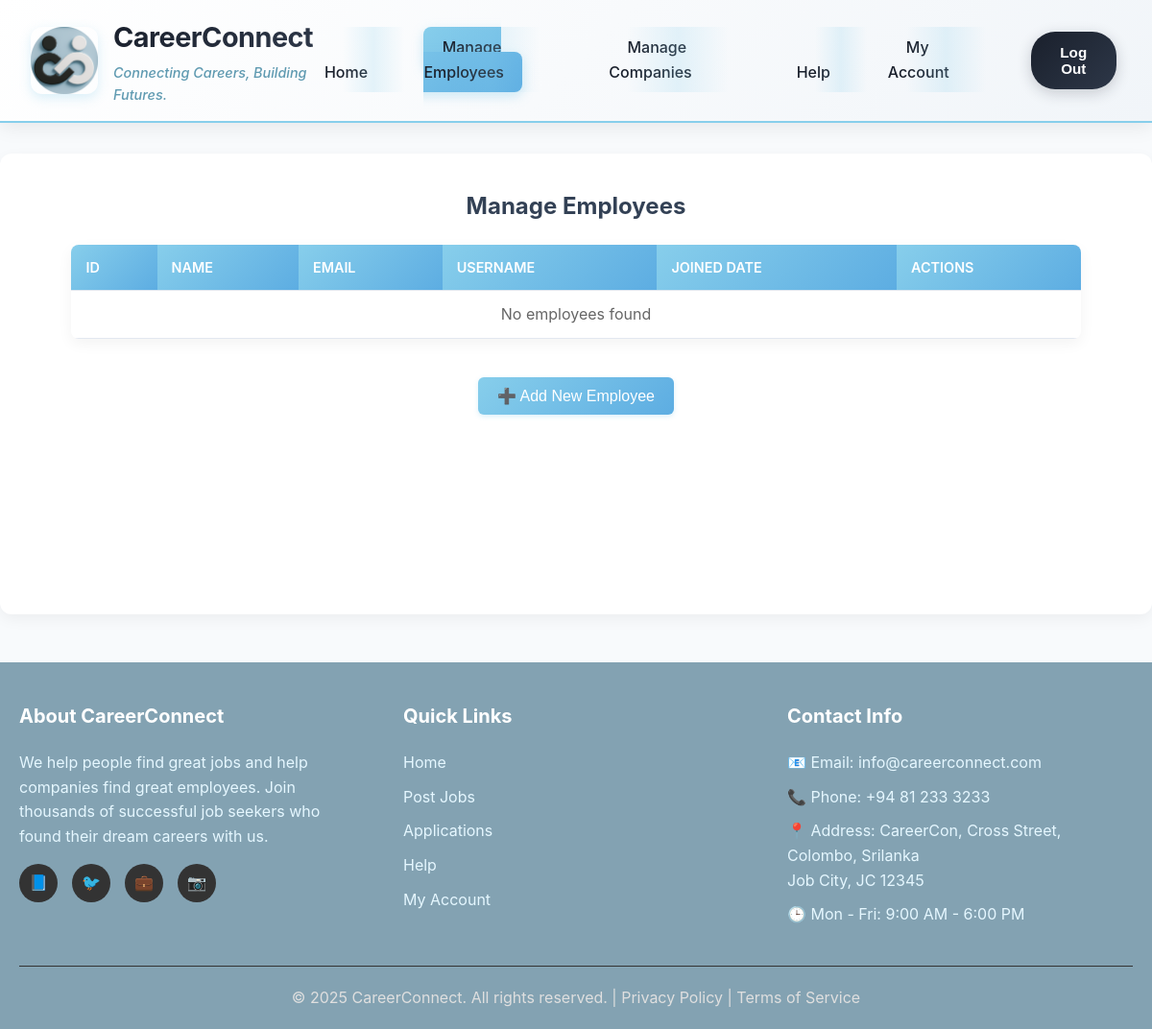
/Admin/manage_employees.php, run on an earlier commit of the app's database.
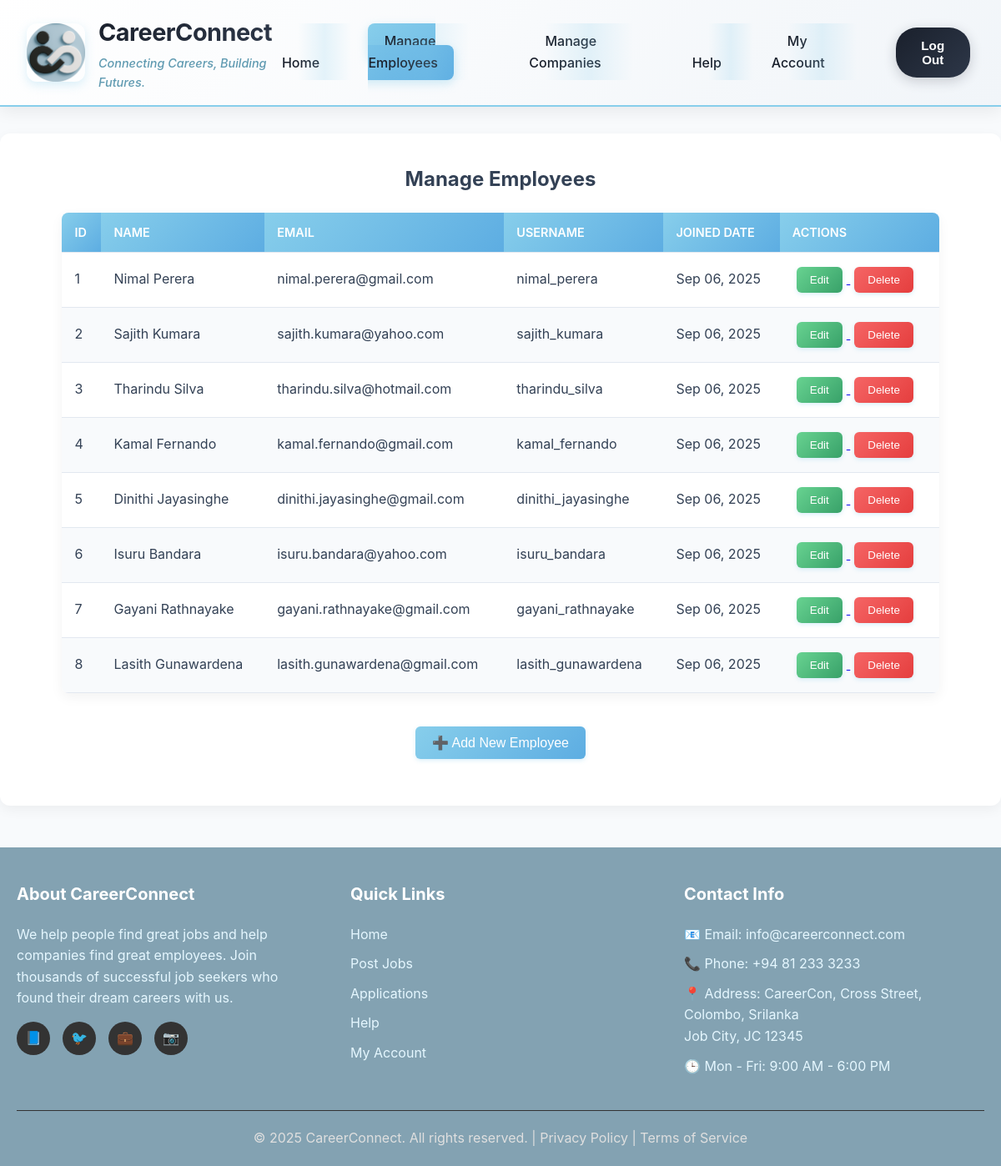
And on a later commit of the database.
### tables this page shows
CREATE TABLE users (
    user_id INT PRIMARY KEY AUTO_INCREMENT,
    username VARCHAR(255) NOT NULL UNIQUE,
    password VARCHAR(255) NOT NULL,
    role VARCHAR(50) NOT NULL,
    full_name VARCHAR(255),
    email VARCHAR(255) UNIQUE,
    created_at TIMESTAMP DEFAULT CURRENT_TIMESTAMP
);

### Admin/manage_employees.php (the view, shortened to what this page needs)
<?php
require_once '../includes/config.php';
?>
<!DOCTYPE html>
<html lang="en">
<head>
    <link rel="stylesheet" href="adminhomepage.css">
    <link rel="stylesheet" href="../includes/navfooter.css">
</head>
<body>
    <header>
        <nav>
            <div class="logo">
                <img src="../assets/images/logo2.png" height="50" width="50">
                <div>
                    <strong>CareerConnect</strong>
                    <div class="tagline">Connecting Careers, Building Futures.</div>
                </div>
            </div>
            <ul class="nav-links">
                <li><a href="adminhomepage.php">Home</a></li>
                <li><a href="manage_employees.php" class="active">Manage Employees</a></li>
                <li><a href="manage_companies.php">Manage Companies</a></li>
                <li><a href="help.html">Help</a></li>
                <li><a href="my_account.php">My Account</a></li>
                <li><button onclick="window.location.href='../login.php'">Log Out</button></li>
            </ul>
        </nav>
    </header>
    <main>
        <h2 style="text-align:center; margin:20px 0;">Manage Employees</h2>
        <table>
            <thead>
                <tr>
                    <th>ID</th>
                    <th>Name</th>
                    <th>Email</th>
                    <th>Username</th>
                    <th>Joined Date</th>
                    <th>Actions</th>
                </tr>
            </thead>
            <tbody>
                <?php
                $sql = "SELECT * FROM users Where role = 'user' ORDER BY created_at DESC";
                $result = $conn->query($sql);
                if ($result && $result->num_rows > 0) {
                    while($row = $result->fetch_assoc()) {
                        echo "<tr>
                            <td>" . $row['user_id'] . "</td>
                            <td>" . htmlspecialchars($row['full_name']) . "</td>
                            <td>" . htmlspecialchars($row['email']) . "</td>
                            <td>" . htmlspecialchars($row['username'] ?? 'Not provided') . "</td>
                            <td>" . date('M d, Y', strtotime($row['created_at'])) . "</td>
                            <td>
                                <a href='edit_employee.php?id=" . $row['user_id'] . "'>
                                    <button class='edit'>Edit</button>
                                </a>
                                <button class='delete' onclick=\"confirmDelete('employee', " . $row['user_id'] . ")\">
                                    Delete
                                </button>
                            </td>
                        </tr>";
                    }
                } else {
                    echo "<tr><td colspan='6' style='text-align:center; color: #666;'>No employees found</td></tr>";
                }
                ?>
            </tbody>
        </table>
        <div style="text-align:center; margin:20px;">
            <button class="add-button" onclick="window.location.href='add_employee.php'">
                ➕ Add New Employee
            </button>
        </div>
    </main>
    <footer>
        <div class="footer-container">
            <div class="footer-content">
                <div class="footer-section">
                    <h3>About CareerConnect</h3>
                    <p>We help people find great jobs and help companies find great employees. Join thousands of successful job seekers who found their dream careers with us.</p>
                    <div class="social-links">
                        <a href="#" title="Facebook">📘</a>
                        <a href="#" title="Twitter">🐦</a>
                        <a href="#" title="LinkedIn">💼</a>
                        <a href="#" title="Instagram">📷</a>
                    </div>
                </div>
                <div class="footer-section">
                    <h3>Quick Links</h3>
                    <ul>
                        <li><a href="companyhomepage.php">Home</a></li>
                        <li><a href="postajob.php">Post Jobs</a></li>
                        <li><a href="viewapplications.php">Applications</a></li>
                        <li><a href="helpcom.php">Help</a></li>
                        <li><a href="myaccountpage.php">My Account</a></li>
                    </ul>
                </div>
                <div class="footer-section">
                    <h3>Contact Info</h3>
                    <p>📧 Email: info@careerconnect.com</p>
                    <p>📞 Phone: +94 81 233 3233</p>
                    <p>📍 Address: CareerCon, Cross Street, Colombo, Srilanka<br>Job City, JC 12345</p>
                    <p>🕒 Mon - Fri: 9:00 AM - 6:00 PM</p>
                </div>
            </div>
            <div class="footer-bottom">
                <p>&copy; 2025 CareerConnect. All rights reserved. | Privacy Policy | Terms of Service</p>
            </div>
        </div>
    </footer>
</body>
</html>

What changed in the data, as far as the page shows it:
added users: user_id "1", full_name "Nimal Perera", email "nimal.perera@gmail.com", username "nimal_perera", created_at "Sep 06, 2025"
added users: user_id "2", full_name "Sajith Kumara", email "sajith.kumara@yahoo.com", username "sajith_kumara", created_at "Sep 06, 2025"
added users: user_id "3", full_name "Tharindu Silva", email "tharindu.silva@hotmail.com", username "tharindu_silva", created_at "Sep 06, 2025"
added users: user_id "4", full_name "Kamal Fernando", email "kamal.fernando@gmail.com", username "kamal_fernando", created_at "Sep 06, 2025"
added users: user_id "5", full_name "Dinithi Jayasinghe", email "dinithi.jayasinghe@gmail.com", username "dinithi_jayasinghe", created_at "Sep 06, 2025"
added users: user_id "6", full_name "Isuru Bandara", email "isuru.bandara@yahoo.com", username "isuru_bandara", created_at "Sep 06, 2025"
added users: user_id "7", full_name "Gayani Rathnayake", email "gayani.rathnayake@gmail.com", username "gayani_rathnayake", created_at "Sep 06, 2025"
added users: user_id "8", full_name "Lasith Gunawardena", email "lasith.gunawardena@gmail.com", username "lasith_gunawardena", created_at "Sep 06, 2025"
Also different on the page:
text no longer shown: "No employees found"
